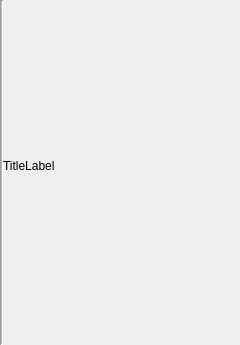
<?xml version="1.0" encoding="UTF-8"?>
<ui version="4.0">
 <class>SideWidget</class>
 <widget class="QWidget" name="SideWidget">
  <property name="geometry">
   <rect>
    <x>0</x>
    <y>0</y>
    <width>240</width>
    <height>345</height>
   </rect>
  </property>
  <property name="windowTitle">
   <string>Form</string>
  </property>
  <layout class="QVBoxLayout" name="verticalLayout">
   <property name="spacing">
    <number>0</number>
   </property>
   <property name="margin">
    <number>0</number>
   </property>
   <item>
    <layout class="QHBoxLayout" name="horizontalLayout">
     <item>
      <layout class="QHBoxLayout" name="headerLayout">
       <property name="sizeConstraint">
        <enum>QLayout::SetDefaultConstraint</enum>
       </property>
      </layout>
     </item>
     <item>
      <widget class="Line" name="line">
       <property name="lineWidth">
        <number>1</number>
       </property>
       <property name="midLineWidth">
        <number>1</number>
       </property>
       <property name="orientation">
        <enum>Qt::Vertical</enum>
       </property>
      </widget>
     </item>
     <item>
      <layout class="QVBoxLayout" name="pageLayout">
       <item>
        <widget class="QLabel" name="titleLabel">
         <property name="text">
          <string>TitleLabel</string>
         </property>
        </widget>
       </item>
       <item>
        <spacer name="horizontalSpacer">
         <property name="orientation">
          <enum>Qt::Horizontal</enum>
         </property>
         <property name="sizeHint" stdset="0">
          <size>
           <width>40</width>
           <height>13</height>
          </size>
         </property>
        </spacer>
       </item>
      </layout>
     </item>
    </layout>
   </item>
  </layout>
 </widget>
 <resources/>
 <connections/>
</ui>
